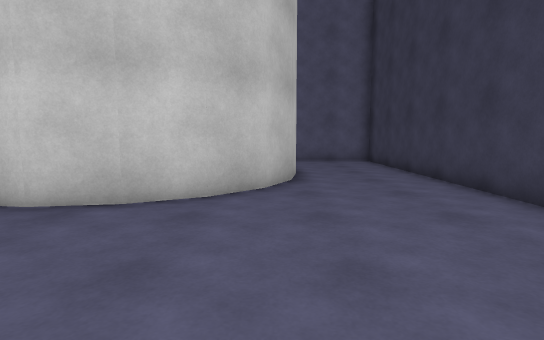
view 1 (above)

16 first-person views from a walk through a scene from a Unity 3-D project. The camera is 1.2 m above the floor, tilts 6° down and sees 80° across. Doors are open. The floor is counted in squares, 1 m on a side. Each view is taken from the middle of a square. On the plan, view 1 faces up. The plan holds only what a view shows up to about 14 squares ahead; the rest is blank. The place goes on beyond the plan. The player is left out. Some animated figures are left out.

view 2
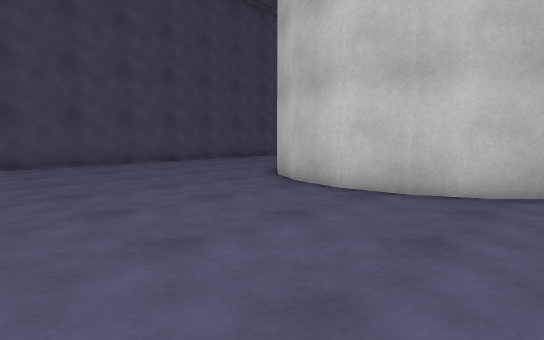

view 3
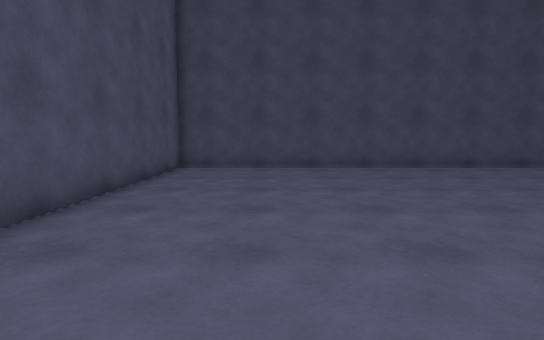

view 4
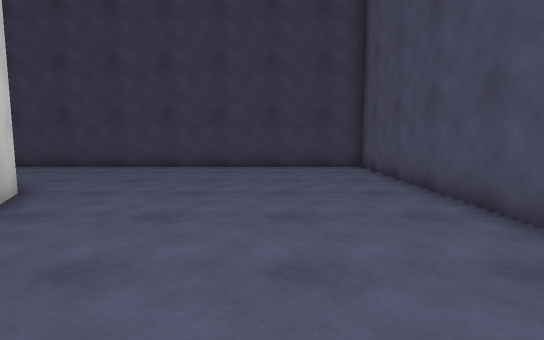

view 5
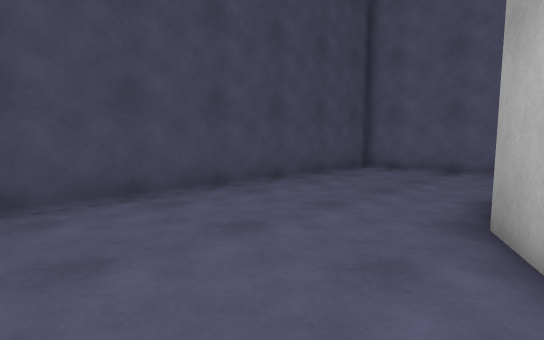

view 6
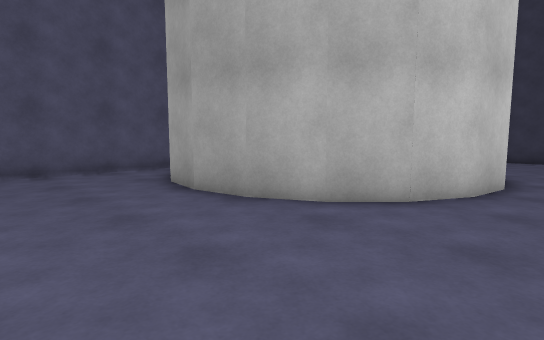

view 7
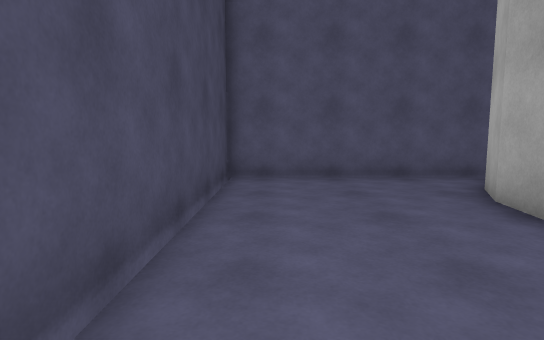

view 8
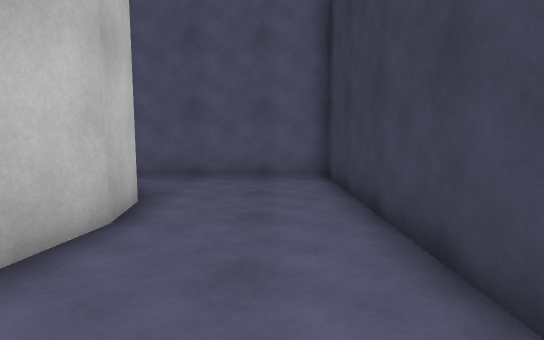

view 9
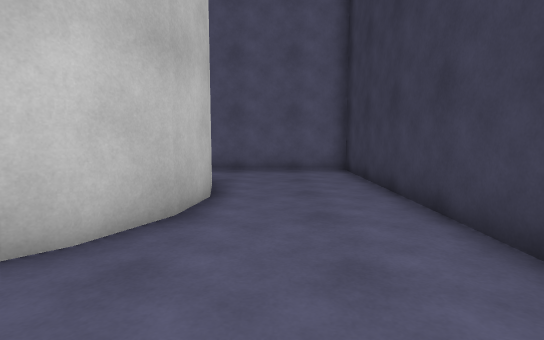

view 10
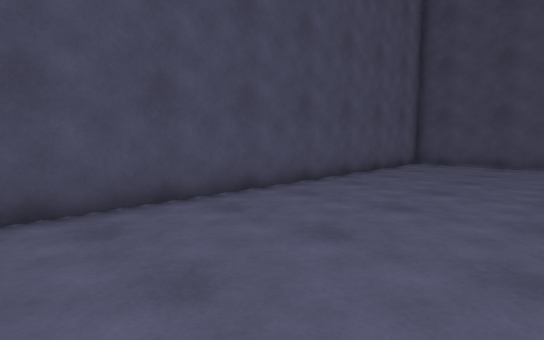

view 11
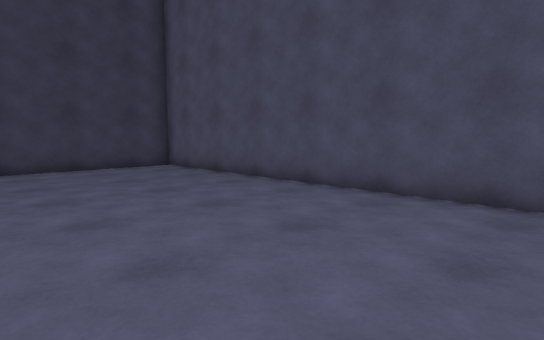

view 12
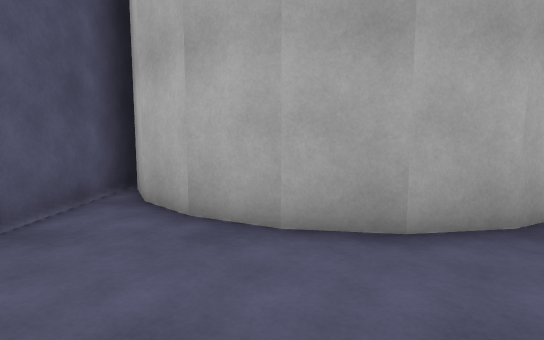

view 13
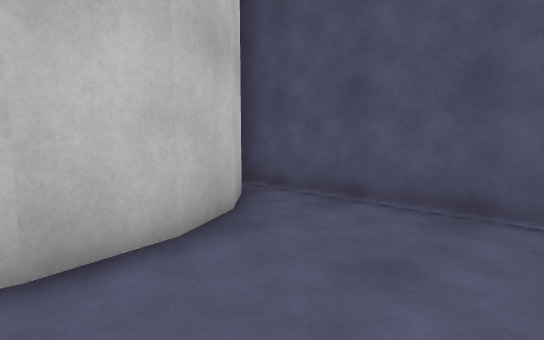

view 14
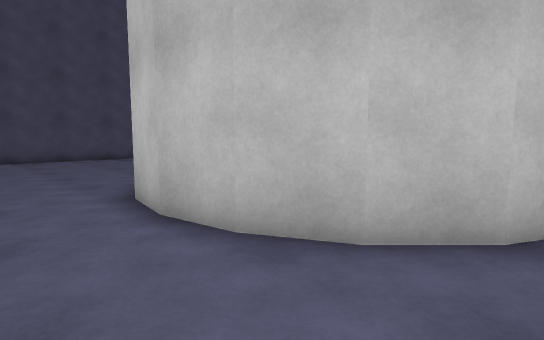

view 15
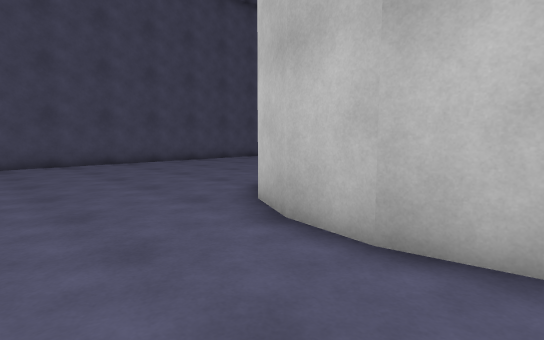

view 16
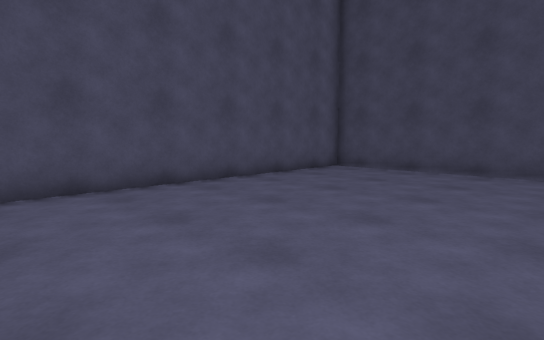

### Floor plan
Points are (right, up) in squares from view 1. A wall is a line through its corners. A room is listed if a view was taken in it or the views show most of it. See-through windows are left out.
Room 1 (views 1, 2, 3, 4, 5, 6, 7, 8, 9, 10, 11, 12, 13, 14, 15, 16)
walls: (-1.8, 14.6) (-1.3, 14.4) (-0.2, 13.3) (0.5, 11.9) (0.8, 10.3) (0.5, 8.8) (-0.2, 7.4) (-1.3, 6.3) (-2.6, 5.6) (-4.2, 5.4) (-5.7, 5.6) (-7.1, 6.3) (-8.2, 7.4) (-8.9, 8.8) (-9.1, 10.3) (-8.9, 11.9) (-8.2, 13.3) (-7.1, 14.3) (-5.6, 15.1); (-5, 15.4) (-14.3, 15.4) (-14.3, -2.5) (4.6, -2.5) (4.6, 15.4) (-2.6, 15.4)

Positions as (right, up) in squares from view 1, and headings:
1: (0, 0), facing up
2: (0, -1), facing up-left
3: (-2, 1), facing left
4: (-8, 1), facing right
5: (-8, 4), facing up-left
6: (-13, 4), facing up-right
7: (-13, 6), facing up
8: (3, 6), facing up
9: (2, 4), facing up
10: (0, 3), facing down-left
11: (-8, 4), facing down-right
12: (-13, 12), facing right
13: (4, 10), facing up-left
14: (3, 15), facing down-left
15: (4, 12), facing down-left
16: (-3, 5), facing down-left
